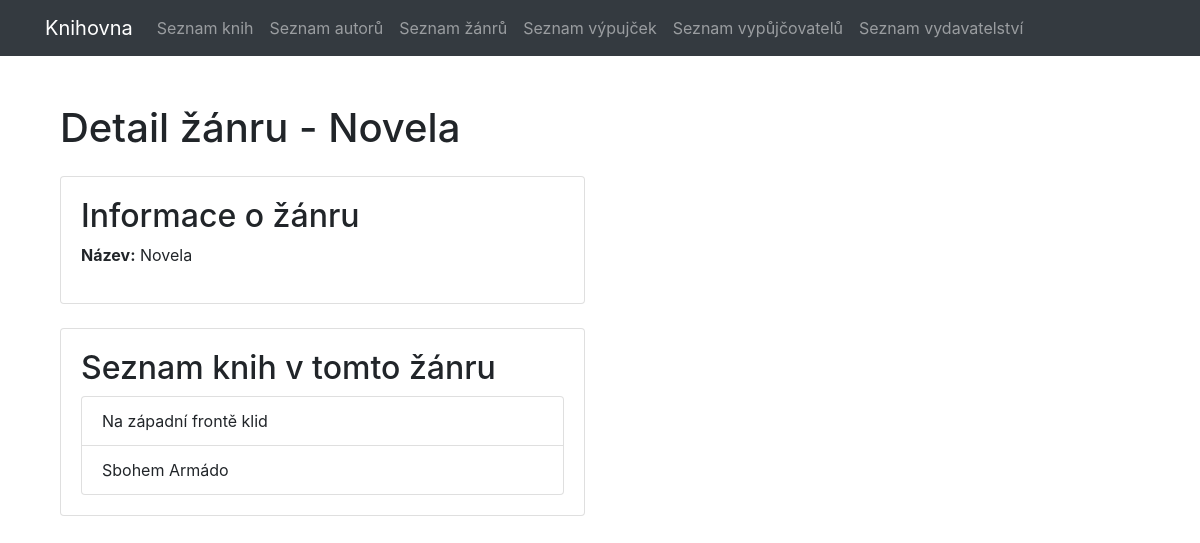
Screenshot of /genres/3/ with the database file from the repository.
### library/models.py (models this page shows, shortened)
class Genre(models.Model):
    name = models.CharField(max_length=50)

class Book(models.Model):
    title = models.CharField(max_length=100)
    author = models.ForeignKey('Author', on_delete=models.CASCADE)
    publisher = models.ForeignKey('Publisher', on_delete=models.CASCADE)
    publication_date = models.DateField()
    genre = models.ForeignKey('Genre', on_delete=models.CASCADE)  # Použijeme ID žánru "Nezařazeno"

### library/views.py (the view)
# urls.py: path('genres/<int:genre_id>/', genre_detail, name='genre_detail'),
def genre_detail(request, genre_id):
    genre = get_object_or_404(Genre, pk=genre_id)
    books = Book.objects.filter(genre=genre)
    return render(request, 'genre_detail.html', {'genre': genre, 'books': books})

### library/templates/genre_detail.html (shortened to what this page needs)
{% extends 'base.html' %}
{% block content %}
    <div class="container">
        <div class="row mt-5">
            <div class="col-md-12">
                <h1 class="mb-4">Detail žánru - {{ genre.name }}</h1>
            </div>
        </div>
        <div class="row">
            <div class="col-md-6">
                <div class="card">
                    <div class="card-body">
                        <h2>Informace o žánru</h2>
                        <p><strong>Název:</strong> {{ genre.name }}</p>
                    </div>
                </div>
            </div>
        </div>
        <div class="row mt-4">
            <div class="col-md-6">
                <div class="card">
                    <div class="card-body">
                        <h2>Seznam knih v tomto žánru</h2>
                        <ul class="list-group">
                            {% for book in books %}
                                <li class="list-group-item">{{ book.title }}</li>
                            {% endfor %}
                        </ul>
                    </div>
                </div>
            </div>
        </div>
    </div>
{% endblock %}

### rows the page displays
Genre: name "Novela"
Book: title "Na západní frontě klid"
Book: title "Sbohem Armádo"
